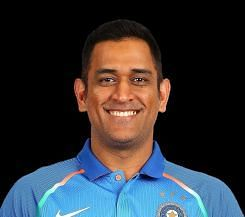
#> input picture Image e2e/UI/images/dhoni.jpg, 245 x 217 px, given in place of 91I79eKcaCL.jpg, which was not available
$ jupyter execute --allow-errors image_classifier.ipynb   (shell and % lines are left out)
#> lines starting #> are read from the running program, lines starting #| are printed output that depends on the picture; after the words box and inside, x2 and y2 are one past the last pixel; in counts of white or black regions, pixels touching at a corner belong together; pictures that were not available may be replaced by others from this repository, and a replacement may not be noted
[cell 1]
import numpy as np
import cv2
import matplotlib
from matplotlib import pyplot as plt

[cell 2]
img = cv2.imread('yuvraj_singh/91I79eKcaCL.jpg')
#> img is the input picture: shape (217, 245, 3); mean B, G, R 56.6, 51.7, 49.5

[cell 3]
print(img.shape)
#| (217, 245, 3)
plt.imshow(img)

[cell 4]
gray = cv2.cvtColor(img,cv2.COLOR_BGR2GRAY)
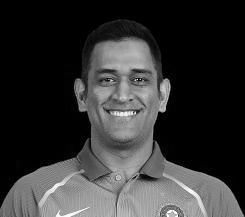
#> gray: shape (217, 245); min 0, max 254, mean 51.6
print(gray.shape)
#| (217, 245)
plt.imshow(gray,cmap='gray')

[cell 5]
face_cascade = cv2.CascadeClassifier('haarcascades/haarcascade_frontalface_default.xml')
eye_cascade = cv2.CascadeClassifier('haarcascades/haarcascade_eye.xml')

faces = face_cascade.detectMultiScale(gray, 1.3, 5)
#> faces = [[77, 41, 93, 93]]
faces
#> Out = [[77, 41, 93, 93]]

[cell 6]
(x,y,h,w)  =faces[0]
#> x = 77; y = 41; h = 93; w = 93

[cell 7]
face_img = cv2.rectangle(img,(x,y),(x+w,y+h),(255,0,0),2)
plt.imshow(face_img)

[cell 8]
cv2.destroyAllWindows()
for (x,y,w,h) in faces:
    face_img = cv2.rectangle(img,(x,y),(x+w,y+h),(255,0,0),2)
    roi_gray = gray[y:y+h, x:x+w]
    roi_color = face_img[y:y+h, x:x+w]
    eyes = eye_cascade.detectMultiScale(roi_gray)
    for (ex,ey,ew,eh) in eyes:
        cv2.rectangle(roi_color,(ex,ey),(ex+ew,ey+eh),(0,255,0),2)
#> this loop made 1 pass
#> (x, y, w, h, eyes) on pass 1: (77, 41, 93, 93, [[50, 27, 24, 24], [17, 28, 23, 23]])
#> pass 1, `roi_gray = gray[y:y+h, x:x+w]`:
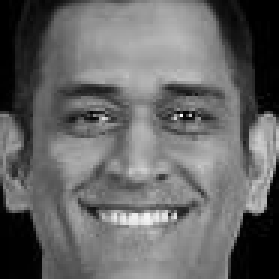
#> roi_gray: shape (93, 93) (shown 3 times larger); min 0, max 250, mean 102.5
#> pass 1, `roi_color = face_img[y:y+h, x:x+w]`:
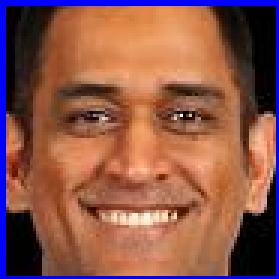
#> roi_color: shape (93, 93, 3) (shown 3 times larger); mean B, G, R 75.1, 86.6, 139.4
#> after the loop:
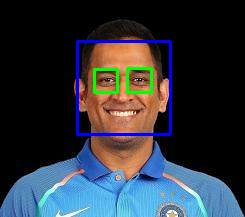
#> img: shape (217, 245, 3); mean B, G, R 60.6, 52.4, 46.3
#> after the loop:
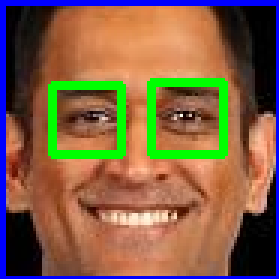
#> roi_color: shape (93, 93, 3) (shown 3 times larger); 6.43% of pixels changed, all inside (x1, y1, x2, y2) = (16, 26, 76, 53)


plt.figure()
plt.imshow(face_img, cmap='gray')
plt.show()

[cell 9]
plt.imshow(roi_color, cmap='gray')

[cell 10]
def get_cropped_image_if_2_eyes(image_path):
    img = cv2.imread(image_path)
    gray = cv2.cvtColor(img, cv2.COLOR_BGR2GRAY)
    faces = face_cascade.detectMultiScale(gray, 1.3, 5)
    for (x,y,w,h) in faces:
        roi_gray = gray[y:y+h, x:x+w]
        roi_color = img[y:y+h, x:x+w]
        eyes = eye_cascade.detectMultiScale(roi_gray)
        if len(eyes) >= 2:
            return roi_color

[cell 11]
import os
img_dirs = []
for i in os.scandir('dataset'):
    if i.is_dir():
        img_dirs.append(i.path)

[cell 12]
img_dirs

[cell 13]
import shutil
if os.path.exists('dataset/cropped'):
     shutil.rmtree('dataset/cropped')
os.mkdir('dataset/cropped')

[cell 14]
cropped_image_dirs = []
celebrity_file_names_dict = {}

for img_dir in img_dirs:
    count = 1
    c_name  = img_dir.split('/')[-1]
    celebrity_file_names_dict[c_name] = []

    for i in os.scandir(img_dir):
        if i.name.split('.')[-1] in ('jpeg','jpg','png') :
            roi_color = get_cropped_image_if_2_eyes(i.path)
            if roi_color is not None:
                cropped_folder = 'dataset/cropped/' + c_name
                if not os.path.exists(cropped_folder):
                    os.makedirs(cropped_folder)
                cropped_file_name = c_name + str(count) + ".png"
                cropped_file_path = cropped_folder + "/" + cropped_file_name

                cv2.imwrite(cropped_file_path, roi_color)
                celebrity_file_names_dict[c_name].append(cropped_file_path)
                count += 1

[cell 15]
import pywt

def w2d(img, mode='haar', level=1):
#> called with mode = 'db1', level = 5
    imArray = img
    #Datatype conversions
    #convert to grayscale
    imArray = cv2.cvtColor( imArray,cv2.COLOR_RGB2GRAY )
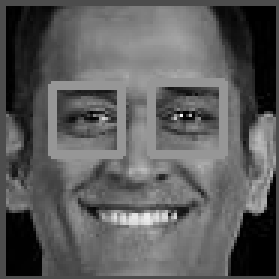
#> imArray: shape (93, 93) (shown 3 times larger); min 0, max 246, mean 92
    #convert to float
    imArray =  np.float32(imArray)
    imArray /= 255
    # compute coefficients
    coeffs=pywt.wavedec2(imArray, mode, level=level)
#> coeffs = 6 items

    #Process Coefficients
    coeffs_H=list(coeffs)
#> coeffs_H = 6 items
    coeffs_H[0] *= 0;

    # reconstruction
    imArray_H=pywt.waverec2(coeffs_H, mode)
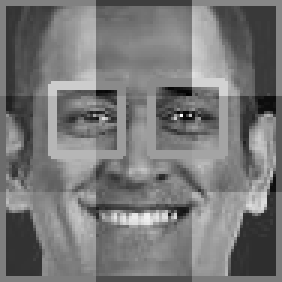
#> imArray_H: shape (94, 94) float32 (shown 3 times larger); min -0.46, max 0.525, mean 0.00108; drawn with min black and max white
    imArray_H *= 255
    imArray_H =  np.uint8(imArray_H)
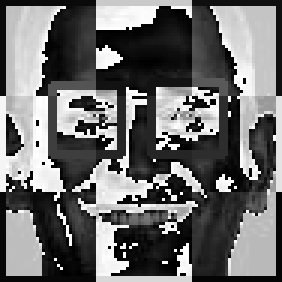
#> imArray_H: shape (94, 94) (shown 3 times larger); min 0, max 255, mean 107.7

    return imArray_H

[cell 16]
im_har = w2d(np.array(roi_color),'db1',5)
plt.imshow(im_har, cmap='gray')

[cell 17]
class_dict = {}
count = 0
for celebrity_name in celebrity_file_names_dict.keys():
    class_dict[celebrity_name] = count
    count = count + 1
class_dict
